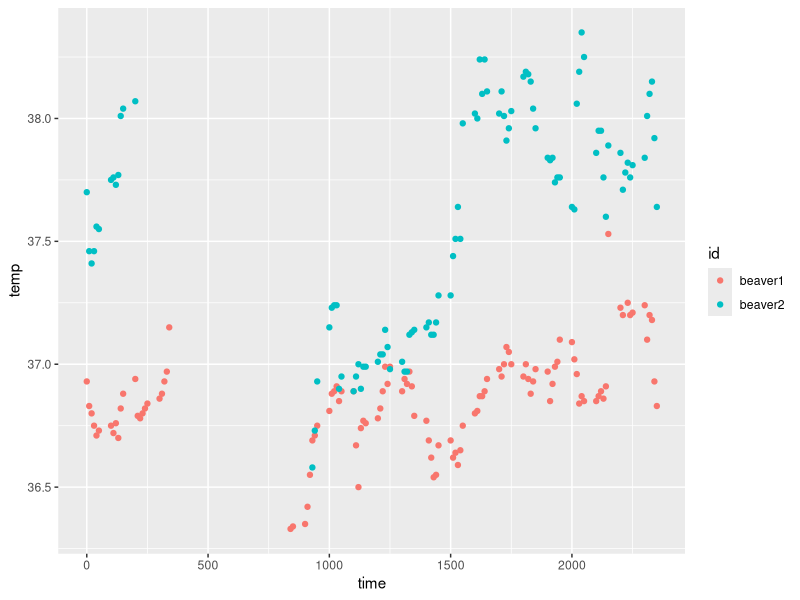

This chart was generated by the following R code:
## ---- chunk 1
knitr::opts_chunk$set(echo = TRUE, warning = F, message = F)
## ---- chunk 2
data(beavers)
## ---- chunk 3
ls()
## ---- chunk 4
require(knitr)
kable(head(beaver1), caption = "beaver1 dataset")
kable(head(beaver2), caption = "beaver2 dataset")
## ---- chunk 5
beaver <- rbind(data.frame(beaver1, id = "beaver1"), 
                data.frame(beaver2, id = "beaver2"))          

str(beaver)
## ---- chunk 6

summary(beaver)

## ---- chunk 7
require(ggplot2)
ggplot(beaver,  aes(x = time, y = temp, colour = id)) + geom_point()
